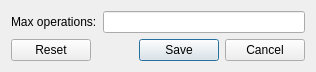
<?xml version="1.0" encoding="UTF-8"?>
<ui version="4.0">
 <class>Options</class>
 <widget class="QDialog" name="Options">
  <property name="windowModality">
   <enum>Qt::ApplicationModal</enum>
  </property>
  <property name="geometry">
   <rect>
    <x>0</x>
    <y>0</y>
    <width>316</width>
    <height>71</height>
   </rect>
  </property>
  <property name="windowTitle">
   <string>Options</string>
  </property>
  <property name="windowIcon">
   <iconset resource="resources.qrc">
    <normaloff>:/icon/ocp_icon.png</normaloff>:/icon/ocp_icon.png</iconset>
  </property>
  <property name="modal">
   <bool>true</bool>
  </property>
  <layout class="QHBoxLayout" name="horizontalLayout">
   <item>
    <layout class="QVBoxLayout" name="verticalLayout">
     <property name="bottomMargin">
      <number>0</number>
     </property>
     <item>
      <layout class="QGridLayout" name="gridLayout">
       <item row="0" column="0">
        <widget class="QLabel" name="label">
         <property name="text">
          <string>Max operations:</string>
         </property>
        </widget>
       </item>
       <item row="0" column="1">
        <widget class="QLineEdit" name="maxOpLineEdit"/>
       </item>
      </layout>
     </item>
     <item>
      <widget class="QDialogButtonBox" name="buttonBox">
       <property name="orientation">
        <enum>Qt::Horizontal</enum>
       </property>
       <property name="standardButtons">
        <set>QDialogButtonBox::Cancel|QDialogButtonBox::Reset|QDialogButtonBox::Save</set>
       </property>
      </widget>
     </item>
    </layout>
   </item>
  </layout>
 </widget>
 <resources>
  <include location="resources.qrc"/>
 </resources>
 <connections>
  <connection>
   <sender>buttonBox</sender>
   <signal>accepted()</signal>
   <receiver>Options</receiver>
   <slot>accept()</slot>
   <hints>
    <hint type="sourcelabel">
     <x>248</x>
     <y>254</y>
    </hint>
    <hint type="destinationlabel">
     <x>157</x>
     <y>274</y>
    </hint>
   </hints>
  </connection>
  <connection>
   <sender>buttonBox</sender>
   <signal>rejected()</signal>
   <receiver>Options</receiver>
   <slot>reject()</slot>
   <hints>
    <hint type="sourcelabel">
     <x>316</x>
     <y>260</y>
    </hint>
    <hint type="destinationlabel">
     <x>286</x>
     <y>274</y>
    </hint>
   </hints>
  </connection>
 </connections>
</ui>
